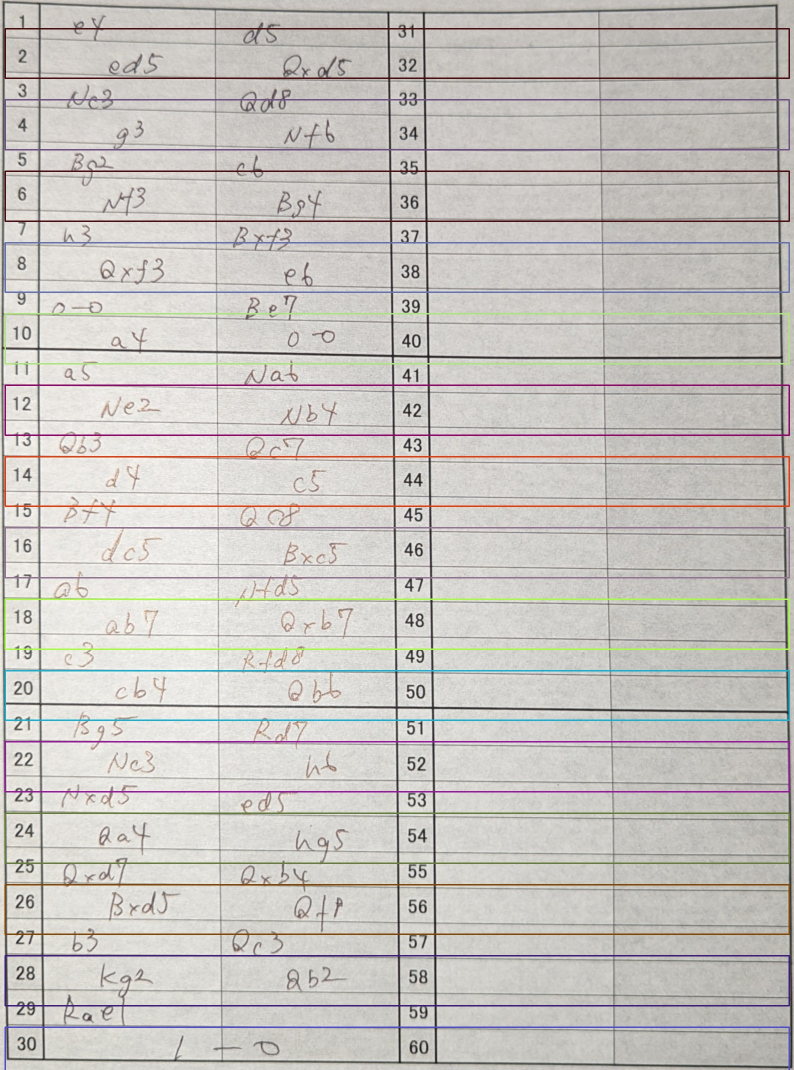
#> input picture data/tt.jpg, 1588 x 2140 px, given as the content of the folder data/kanagawa_champ_2023/images, which was not available (shown at 1/2 size)
$ python ncs_split.py
#> lines starting #> are read from the running program, lines starting #| are printed output that depends on the picture; pictures that were not available may be replaced by others from this repository, and a replacement may not be noted
import argparse
from pprint import pprint
import cv2
import pdb
import os
import matplotlib.pyplot as plt
import time


NOTATION_AREA_UPPER = 260
NOTATION_AREA_LOWER = 1800
NOTATION_AREA_LEFT = 150
NOTATION_AREA_RIGHT = 1280

MOVE_ID_WIDTH = 50


def get_data_sheet(args):
    """
    Load all the data
    Args:
        args: list of image path (1 path = 1 sheet), list of labels (1 label = 1 sheet)
              (label one or multple rows, and 1 row = 1 move:w)
    """
    training_tags = open(f"{args.input}/training_tags.txt", "r").readlines()

    ret = {}
    for line in training_tags:
        line = line.strip()
        game_id, sheet_id, move_id, color = line.split('_')
        color = color.split(" ")[0].strip(".png")
        move = line.split(' ')[-1]
        if game_id not in ret.keys():
            ret[game_id] = {}
        if sheet_id not in ret[game_id].keys():
            ret[game_id][sheet_id] = {}
        move_name = move_id + "_" + color
        ret[game_id][sheet_id][move_name] = move

    return ret


def split_sheet_image_into_move(sheet_image_path):
    # load data
#> called with sheet_image_path = 'data/kanagawa_champ_2023/images/tt.jpg'
    sheet_image = cv2.imread(sheet_image_path, cv2.IMREAD_GRAYSCALE)
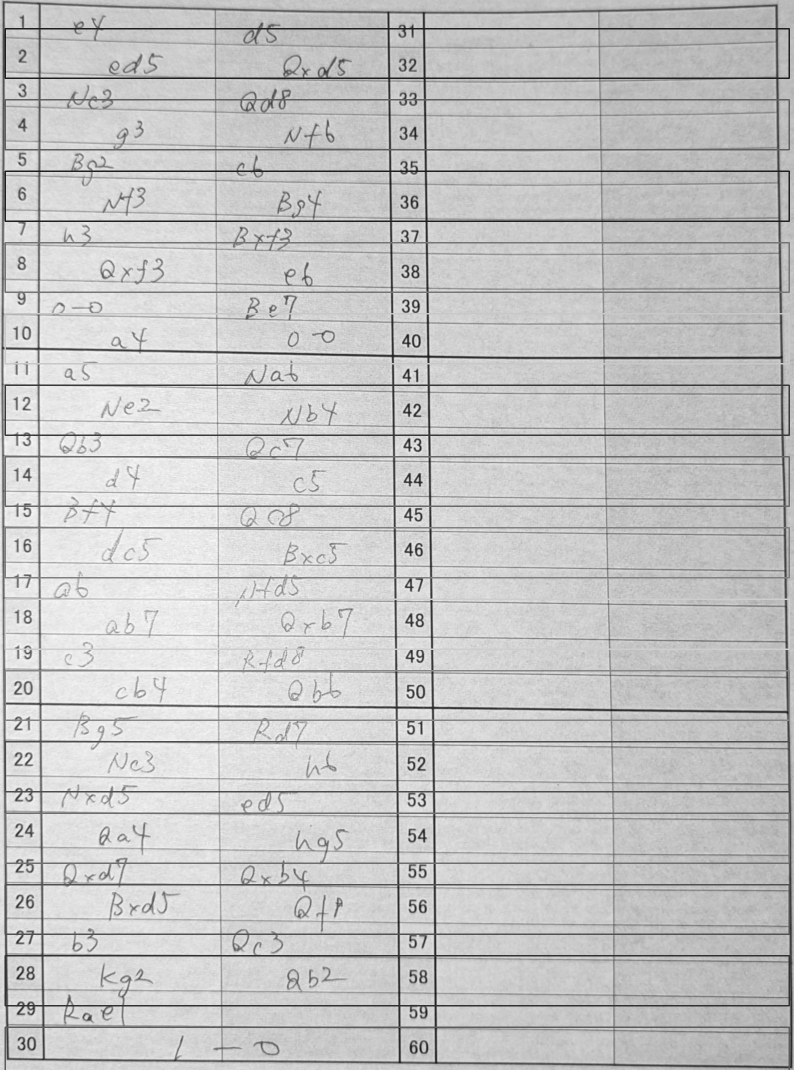
#> sheet_image: shape (2140, 1588) (shown at 1/2 size); min 16, max 253, mean 197.2
    if sheet_image is None:
        return []

    move_rect_list = []  # (x1, y1, x2, y2)
    img_height, img_width = sheet_image.shape
#> img_height = 2140; img_width = 1588

    sheet_image = sheet_image[NOTATION_AREA_UPPER:NOTATION_AREA_LOWER,
                              NOTATION_AREA_LEFT:NOTATION_AREA_RIGHT]
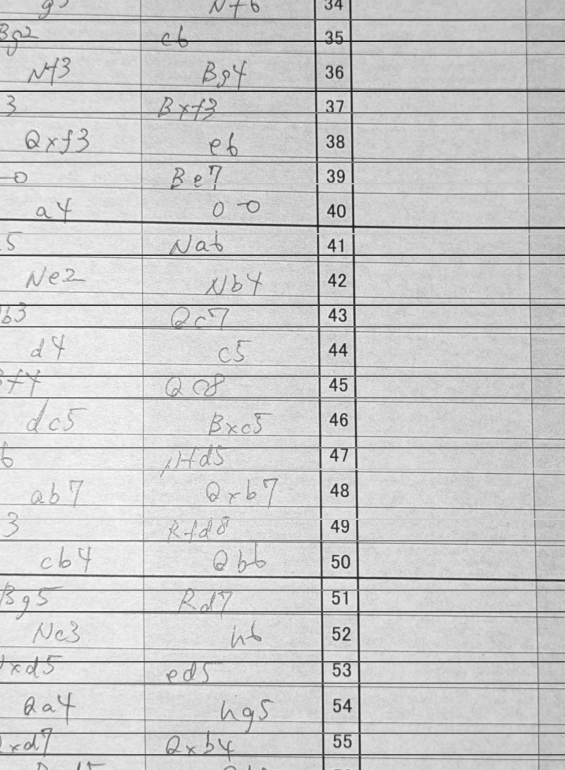
#> sheet_image: shape (1540, 1130) (shown at 1/2 size); min 22, max 253, mean 204.4
    img_height, img_width = sheet_image.shape
#> img_height = 1540; img_width = 1130

    # split sheet into move
    move_height, move_width = (img_height // 30), (((img_width // 2) - MOVE_ID_WIDTH) // 2)
#> move_height = 51; move_width = 257
    move_height_margin = int(move_height * 0.1)
#> move_height_margin = 5
    # TODO: refactor this block
    # NOTE: why y margin bigger? <- Player used to write move near lower line
    move_num_on_sheet = 60
    for move_idx in range(move_num_on_sheet):
        if move_idx < 30:
            # white move
            x1, y1 = 0, move_height * move_idx
            x2, y2 = x1 + move_width, y1 + move_height
            y1 = max(0, y1 - move_height_margin)
            y2 = min(img_height, y2 + move_height_margin * 2)
            x1, x2 = x1 + MOVE_ID_WIDTH, x2 + MOVE_ID_WIDTH
            move_rect_list.append((x1, y1, x2, y2))

            # black move
            x1, y1 = move_width, move_height * move_idx
            x2, y2 = x1 + move_width, y1 + move_height
            y1 = max(0, y1 - move_height_margin)
            y2 = min(img_height, y2 + move_height_margin * 2)
            x1, x2 = x1 + MOVE_ID_WIDTH, x2 + MOVE_ID_WIDTH
            move_rect_list.append((x1, y1, x2, y2))
        else:
            # white move
            x1, y1 = (img_width // 2), move_height * (move_idx - 30)
            x2, y2 = x1 + move_width, y1 + move_height
            y1 = max(0, y1 - move_height_margin)
            y2 = min(img_height, y2 + move_height_margin * 2)
            x1, x2 = x1 + MOVE_ID_WIDTH, x2 + MOVE_ID_WIDTH
            move_rect_list.append((x1, y1, x2, y2))

            # black move
            x1, y1 =  (img_width // 2) + move_width, move_height * (move_idx - 30)
            x2, y2 = x1 + move_width, y1 + move_height
            y1 = max(0, y1 - move_height_margin)
            y2 = min(img_height, y2 + move_height_margin * 2)
            x1, x2 = x1 + MOVE_ID_WIDTH, x2 + MOVE_ID_WIDTH
            move_rect_list.append((x1, y1, x2, y2))

    # Split and output images for each move
    move_image_dir = sheet_image_path + '_moves/'
    os.makedirs(move_image_dir, exist_ok=True)
    sheet_image_path = move_image_dir + ''
    move_image_path_list = []
    # FIXME limit upto the max move ID
    for move_idx in range(move_num_on_sheet * 2):
        x1, y1, x2, y2 = move_rect_list[move_idx]
        img_cropped = sheet_image[y1:y2, x1:x2]

        color = "white" if move_idx % 2 == 0 else "black"
        move_name = str((move_idx // 2) + 1) + "_" + color
        move_image_path = move_image_dir + '/' + move_name + '.png'
        move_image_path_list.append(move_image_path)
        cv2.imwrite(move_image_path, img_cropped)
#> this loop made 120 passes
#> pass 1, in split_sheet_image_into_move, `img_cropped = sheet_image[y1:y2, x1:x2]`:
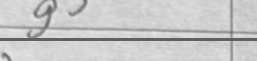
#> img_cropped: shape (61, 257); min 93, max 231, mean 199.9
#> pass 2, in split_sheet_image_into_move, `img_cropped = sheet_image[y1:y2, x1:x2]`:
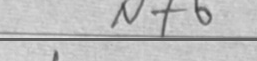
#> img_cropped: shape (61, 257); min 67, max 226, mean 188.7
#> pass 3, in split_sheet_image_into_move, `img_cropped = sheet_image[y1:y2, x1:x2]`:
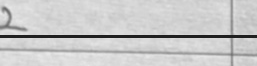
#> img_cropped: shape (66, 257); min 28, max 233, mean 201

    return move_image_path_list


def main(args):
    image_path_list = os.listdir(args.input)
    for image_path in image_path_list:
        split_sheet_image_into_move(args.input + '/' + image_path)


if __name__ == '__main__':
    parser = argparse.ArgumentParser()
    parser.add_argument('--input', '-i', default="data/kanagawa_champ_2023/images")
    # parser.add_argument('--output', default="move_dir/")
    args = parser.parse_args()

    main(args)
